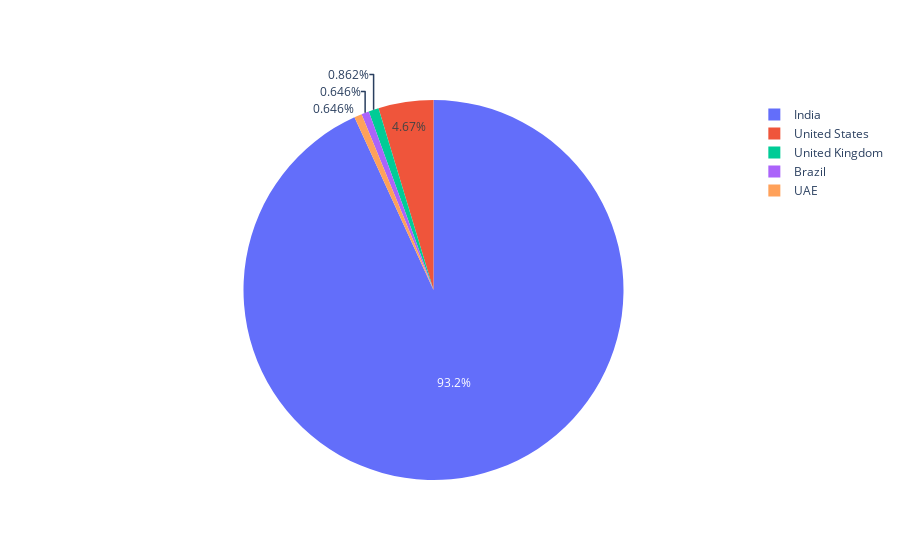

Write notebook code for a chart like this one.
### Markdown cell above
#### To get a visualise about how the number the restaurants are distributed let us plot a pie chart

### Code cell
import plotly.graph_objects as plt

labels = country_name
values = country_value

fig = plt.Figure(data=[plt.Pie(labels=labels[:5], values=values[:5])])
fig.show()

### Figure 1 — Plotly figure (JSON) as saved in the notebook; plotly's stock layout.template omitted (floating-point values rounded to 4 significant figures)
{"data": [{"labels": ["India", "United States", "United Kingdom", "Brazil", "UAE"], "type": "pie", "values": [8652, 434, 80, 60, 60]}], "layout": {}}
